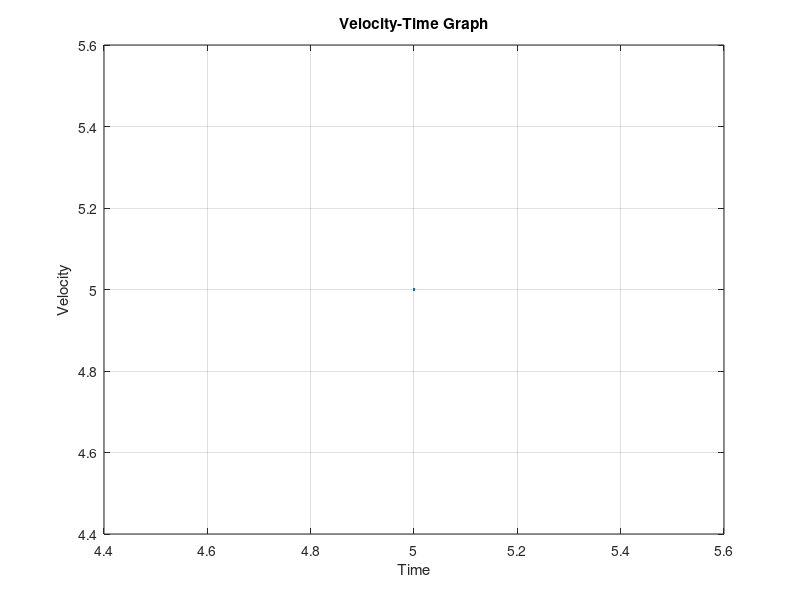
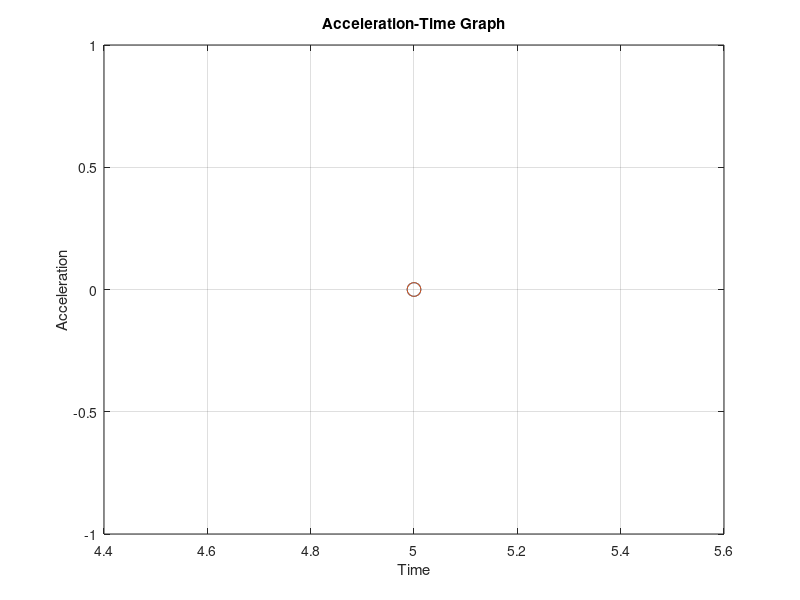
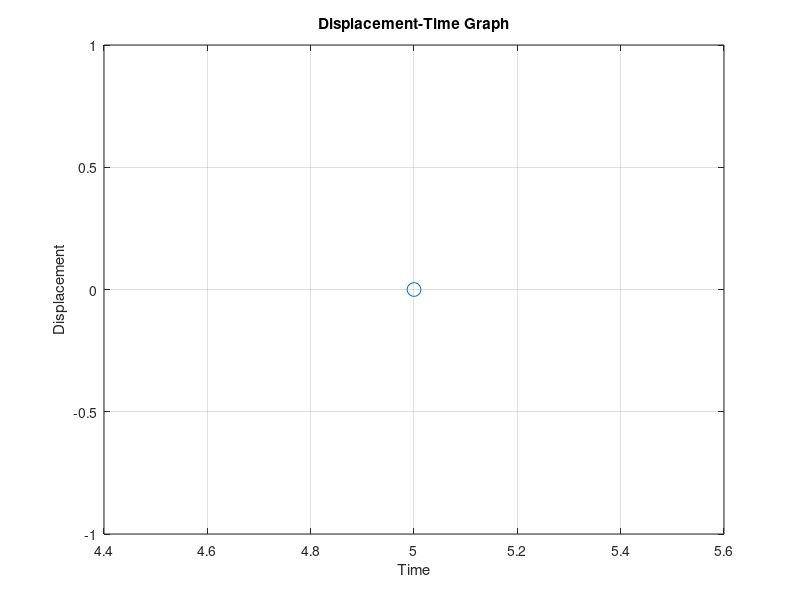

Source code (MATLAB) for these figures, in order:
clc;
clear;
% Taking input of velocity-time graph
x=input('Enter the x-axis values enclosed in square brackets separated by commas ');
y=input('Enter the x-axis values enclosed in square brackets separated by commas ');
% Plotting velocity-time graph
figure;
plot(x,y);
xlabel('Time');
ylabel('Velocity');
title('Velocity-Time Graph');
grid on
n=length(x)-1;
A=0;apoint=A;
% Calculating acceleration on given points
for i=1:n
    A=(y(i+1)-y(i))/(x(i+1)-x(i));
    apoint=[apoint,A];
end
fprintf('Values of acceleration are \n');
disp(apoint);
%Calculating values for uniform acceleration
q=length(x)+n;
X=zeros(1,q);
A=zeros(1,q);
j=1;
for i=1:length(apoint)
    if i==1
        X(j) = x(i);
        X(j+1) = x(i);
        A(j) = apoint(i);
    elseif i==length(apoint)
        X(j) = x(i);
        A(j-1) = apoint(i);
        A(j) = apoint(i);
    else
        X(j) = x(i);
        X(j+1) = x(i);
        A(j-1) = apoint(i);
        A(j) = apoint(i);
    end
    j = j+2;
end
% Plotting acceleration-time graph
figure;
plot(X,A,'o','MarkerSize',10,'DisplayName','Original Points');
hold on;
plot(X,A,'r--','LineWidth',1.5,'DisplayName','Fitted Curve');
xlabel('Time');
ylabel('Acceleration');
title('Acceleration-Time Graph');
grid on
hold off;
S=0;spoint=S;
% Calculating displacement on given points
for i=1:n
    a=x(i:i+1);
    b=y(i:i+1);
    S=S+trapz(a,b);
    spoint=[spoint,S];
end
fprintf('Values of displacement are \n');
disp(spoint);
% Plotting displacement-time graph
figure;
p = polyfit(x,spoint,n);
x_finer = linspace(min(x),max(x),100);
y_fitted = polyval(p,x_finer);
plot(x,spoint,'o','MarkerSize',10,'DisplayName','Original Points');
hold on
plot(x_finer,y_fitted,'r--','LineWidth',1.5,'DisplayName','Fitted Curve');
xlabel('Time');
ylabel('Displacement');
title('Displacement-Time Graph');
grid on
hold off
